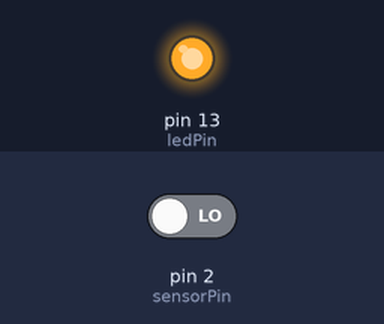
A sketch run on a simulated Arduino Uno, built with avr-gcc and run on an emulated ATmega328P. Shown: output pins drawn as LEDs (lit = HIGH). The test bench sets the inputs (shaded band); at power-on: pin 2 (sensorPin) LOW.

Above: at 0.1 s.
Timing chart, 0 to 1.6 s (numbered marks = the images above):
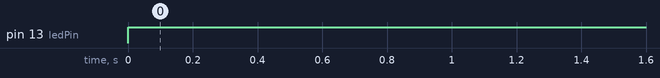

The sketch:

Infrared_Obstacle_Avoidance_Sensor_IOAS.ino
```cpp
const byte sensorPin = 2;
const byte ledPin = 13;
int sensorState = 0;

void setup() {

  pinMode(ledPin, OUTPUT);
  pinMode(sensorPin, INPUT);

}

void loop() {

  sensorState = digitalRead(sensorPin); //read the state of the sensor value

  if(sensorState = HIGH){
    digitalWrite(ledPin, HIGH);

  }else{
    digitalWrite(ledPin, LOW);
  }

}
```

Measured:
- by itself, pin 13 (ledPin): LOW → HIGH at 0.00 s
